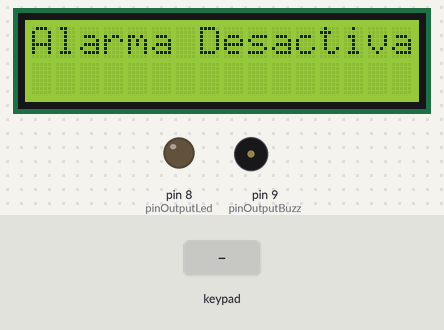
Bench run of a sketch on a simulated Arduino Uno, built with avr-gcc and run on an emulated ATmega328P. On the bench: 16×2 character LCD, output pins drawn as LEDs (lit = HIGH), buzzer (waves = sounding, pin HIGH). Wiring (inferred from the names in the program): 4×3 keypad with keys 1 2 3 4 5 6 7 8 9 * 0 # (labels assumed): rows A0, A1, A2, A3; columns pin 11, pin 12, pin 13. The inputs (shaded band) are chosen by the test bench. Pins used as bus, display or sensor lines are not drawn; what the sketch prints to the serial monitor is not drawn.

Above: at 1.2 s.
1.3 s: keypad keys 1 4 7 1 0 # pressed 0.4 s apart
At 4.1 s:
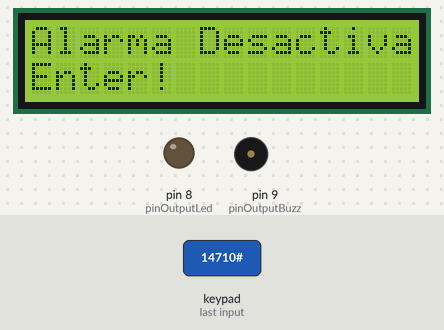
5.8 s: key '*' pressed
At 6.2 s:
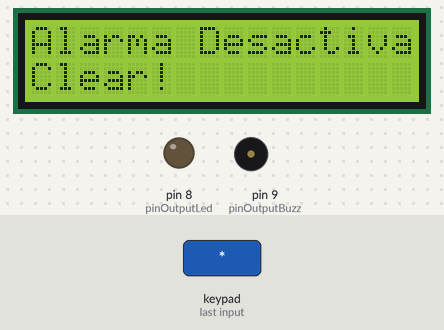
8.3 s: key '2' pressed
At 9.4 s:
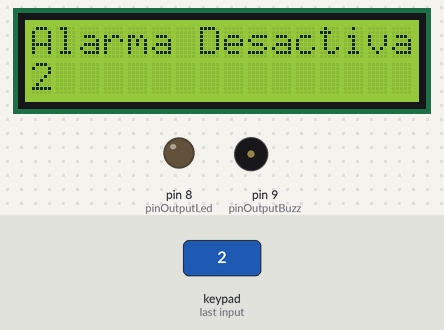
9.8 s: keypad keys 2 5 8 0 pressed 0.4 s apart
At 11.2 s:
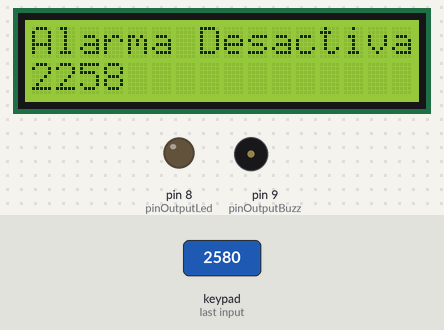
Timing chart, 0 to 12.8 s (numbered marks = the images above; inputs shaded):
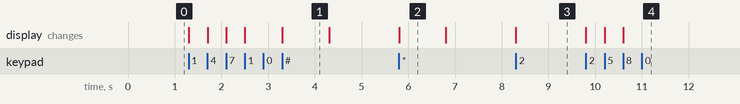

The sketch:

ArduinoDomesticAlarmCoreModule.ino
```cpp
#include <LiquidCrystal.h>

/* keyboard */
const int pinCol1 = 11;
const int pinCol2 = 12;
const int pinCol3 = 13;
const int pinRow1 = A0;
const int pinRow2 = A1;
const int pinRow3 = A2;
const int pinRow4 = A3;

/* lcd */
const int pinLCD_D4 = 5;
const int pinLCD_D5 = 4;
const int pinLCD_D6 = 3;
const int pinLCD_D7 = 2;
const int pinLCD_E = 6;
const int pinLCD_RS = 7;

const int LCD_NumberOfColumns = 16;
const int LCD_NumberOfRows = 2;
const char LCD_EmptyString[] = "                ";
LiquidCrystal LCD(pinLCD_RS, pinLCD_E, pinLCD_D4, pinLCD_D5, pinLCD_D6, pinLCD_D7);

const int pinOutputLed = 8;
const int pinOutputBuzz = 9;
const int pinSensor = A5;

const int keysCol1[] = {1,4,7,10};
const int keysCol2[] = {2,5,8,0};
const int keysCol3[] = {3,6,9,11};

const int code[5] = {1,2,3,4};
int password[5];

boolean alarmActivatedFlag = false;
unsigned long activatedCountDown = 0;
int activationThreshold = 25; //seconds (max 99 or change print countdown char declaration!!)

boolean alarmTriggeredFlag = false;
unsigned long triggeredCountDown = 0;
int triggeredThreshold = 25; //seconds (max 99 or change print countdown char declaration!!)

boolean isLcdUpdateNeeded = false;

void setup() {
  pinMode(pinCol1, OUTPUT);
  pinMode(pinCol2, OUTPUT);
  pinMode(pinCol3, OUTPUT);
  pinMode(pinRow1, INPUT);
  pinMode(pinRow2, INPUT);
  pinMode(pinRow3, INPUT);
  pinMode(pinRow4, INPUT);

  pinMode(pinOutputLed, OUTPUT);
  pinMode(pinOutputBuzz, OUTPUT);

  LCD.begin(LCD_NumberOfColumns, LCD_NumberOfRows);
  LCD.print("Alarma Desactivada");

  Serial.begin(9600);
}

void loop() {
  int scannedCol = 1;
  int key;
  int index = 0;
  int previousCount = -1;

  //initial state
  digitalWrite(pinOutputBuzz, LOW);
  digitalWrite(pinOutputLed, LOW);

  while(1){
    // read keyboard
    ScanColumn(scannedCol);
    key = ReadEntryKey();

    if (key > 0){
      int decodedKey = DecodeKey(scannedCol, key);

      if ((index >= 0) && (decodedKey >= 0) && (decodedKey <= 9))
      {
        password[index] = decodedKey;

        Serial.println(decodedKey);
        PrintKeyToLCD(index, decodedKey);

        if (index < 3)
          index++;
        else
          index = -1;
      }
      else
      {
        if (decodedKey == 11){
          alarmActivatedFlag = IsPasswordMatched();
          ClearEntry();
          index = 0;
          PrintTemporalMessageToLCD(index, "Enter!");
        }

        if (decodedKey == 10){
          ClearEntry();
          index = 0;
          PrintTemporalMessageToLCD(index, "Clear!");
        }
      }

      WaitForKeyIsReleased(key);
    }

    scannedCol++;
    if (scannedCol > 3)
      scannedCol = 1;

    if (alarmActivatedFlag)
    {
      digitalWrite(pinOutputLed, HIGH);

      unsigned long now = millis();
      if (((now - activatedCountDown) / 1000) < activationThreshold)
      {
        int count = activationThreshold - ((now - activatedCountDown) / 1000);
        if (count != previousCount)
          PrintCountdownToLCD(count);

        if ((count == 1) && (count != previousCount)) {
          ClearRowOfLCD(0, 1);
          PlayActivationSound();
        }

        previousCount = count;
      }
      else
      {
        if (alarmTriggeredFlag)
        {
          unsigned long now = millis();
          if (((now - triggeredCountDown) / 1000) < triggeredThreshold)
          {
            int count = triggeredThreshold - ((now - triggeredCountDown) / 1000);
            if (count != previousCount)
              PrintCountdownToLCD(count);

            previousCount = count;

            if (count == 1)
              ClearRowOfLCD(0, 1);
          }
          else
            PlayTriggeredSound();
        }
        else
          alarmTriggeredFlag = AreSensorsTriggered();
      }
    }
    else
      ClearAllFlagAndOutput();

    if (isLcdUpdateNeeded) {
      isLcdUpdateNeeded = false;
      PrintAlarmStatusToLCD();
    }
  }
}

void ScanColumn(int colNumber){
  switch (colNumber){
    case 1:
      digitalWrite(pinCol1, HIGH);
      digitalWrite(pinCol2, LOW);
      digitalWrite(pinCol3, LOW);
      break;
    case 2:
      digitalWrite(pinCol1, LOW);
      digitalWrite(pinCol2, HIGH);
      digitalWrite(pinCol3, LOW);
      break;
    case 3:
      digitalWrite(pinCol1, LOW);
      digitalWrite(pinCol2, LOW);
      digitalWrite(pinCol3, HIGH);
      break;
  }
}

int ReadEntryKey(){
  if (digitalRead(pinRow1) == HIGH)
    return 1;

  if (digitalRead(pinRow2) == HIGH)
    return 2;

  if (digitalRead(pinRow3) == HIGH)
    return 3;

  if (digitalRead(pinRow4) == HIGH)
    return 4;

  return 0;
}

void WaitForKeyIsReleased(int pressedKey){
  int value;
  int pressedRow;

  switch (pressedKey){
    case 1:
      pressedRow = pinRow1;
      break;
    case 2:
      pressedRow = pinRow2;
      break;
    case 3:
      pressedRow = pinRow3;
      break;
    case 4:
      pressedRow = pinRow4;
      break;
  }

  do{
    value = digitalRead(pressedRow);
  }while(value == HIGH);
}

int DecodeKey(int col, int row){
  int number = 0;

  if (col == 1)
    number = keysCol1[row-1];
  else if (col == 2)
    number = keysCol2[row-1];
  else if (col == 3)
    number = keysCol3[row-1];

  return number;
}

void ClearEntry(){
  for (int i=0; i<4; i++){
    password[i]=-1;
  }

  Serial.println("pwd cleared!");
}

boolean IsPasswordMatched(){
  if ((password[0] == code[0]) && (password[1] == code[1]) && (password[2] == code[2]) && (password[3] == code[3]))
  {
    activatedCountDown = millis(); //initialize activation window
    isLcdUpdateNeeded = true;
    return !alarmActivatedFlag;
  }
  else
    return alarmActivatedFlag;
}

boolean AreSensorsTriggered(){
  if (digitalRead(pinSensor) == HIGH){
    Serial.println("Sensor triggered!");
    triggeredCountDown = millis(); //initialize triggered window
    isLcdUpdateNeeded = true;
    return true;
  }
  else
    return false;
}

void ClearAllFlagAndOutput(){
  alarmTriggeredFlag = false;
  digitalWrite(pinOutputLed, LOW);
  digitalWrite(pinOutputBuzz, LOW);
}

void PrintKeyToLCD(int index, int pressedKey){
  LCD.setCursor(index, 1);
  LCD.print(pressedKey);
}

void PrintTemporalMessageToLCD(int index, char message[]){
  LCD.setCursor(index, 1);
  LCD.print(message);
  delay(1000);
  ClearRowOfLCD(index, 1);
}

void PrintAlarmStatusToLCD(){
  ClearRowOfLCD(0, 0);
  LCD.setCursor(0, 0);
  if (!alarmActivatedFlag)
    LCD.print("Alarma Desactivada");
  else if (alarmTriggeredFlag)
    LCD.print("Alarma Disparada");
  else
    LCD.print("Alarma Activada");
}

void PrintCountdownToLCD(int count){
  char formattedCount[3];
  formattedCount[0] = '0' + (count / 10);
  formattedCount[1] = '0' + (count % 10);
  formattedCount[2] = '\0';

  LCD.setCursor(14, 1);
  LCD.print(formattedCount);
}

void ClearRowOfLCD(int col, int row){
  LCD.setCursor(col, row);
  LCD.print(LCD_EmptyString);
}

void PlayTriggeredSound(){
  unsigned long now = millis();
  if (((now - triggeredCountDown) / 1000) < 3600) //will play for 3600 sec (1hr) unless it is deactivated
    digitalWrite(pinOutputBuzz, HIGH);
  else {
    isLcdUpdateNeeded = true;
    ClearAllFlagAndOutput();
  }
}

void PlayActivationSound(){
  digitalWrite(pinOutputBuzz, HIGH);
  delay(200);
  digitalWrite(pinOutputBuzz, LOW);
}
```

Measured:
- after the input at 1.3 s, the display: first changes at once (image 1 shows a later state)
- after the input at 5.8 s, the display: changes at once (image 2)
- after the input at 8.3 s, the display: changes at once (image 3)
- after the input at 9.8 s, the display: first changes at once (image 4 shows a later state)
- what the display in image 1 shows lasts 1.0 s, from 3.3 s to 4.3 s
